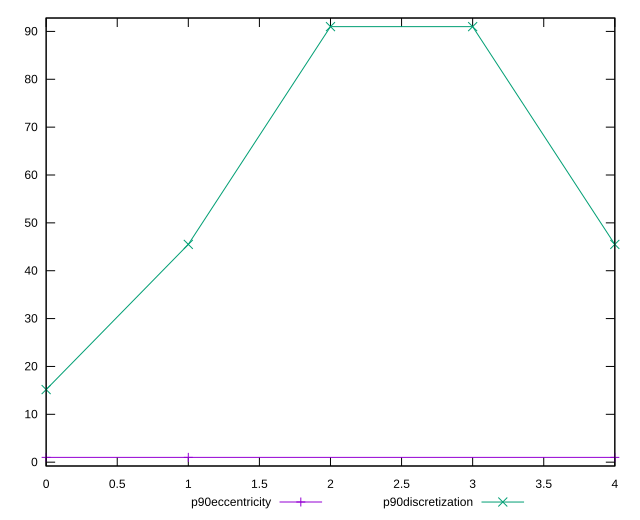

Recreate this plot in gnuplot.
reset

$p90Eccentricity <<EOF
0 1.0000000000000027
1 0.9999999999999978
4 0.9999999999999977
EOF

$p90Discretization <<EOF
0 15.166666666666666
1 45.5
2 91
3 91
4 45.5
EOF

set key outside below
set xrange [0:4]
set yrange [-0.8000000000000024:92.8]
set trange [-0.8000000000000024:92.8]
set terminal svg size 640, 520 enhanced background rgb 'white'
set output "report_00009_2021-02-08T22-37-41.559Z/uses-webp-images/progression/eccentricity.svg"

plot $p90Eccentricity title "p90eccentricity" with linespoints, \
     $p90Discretization title "p90discretization" with linespoints

reset
